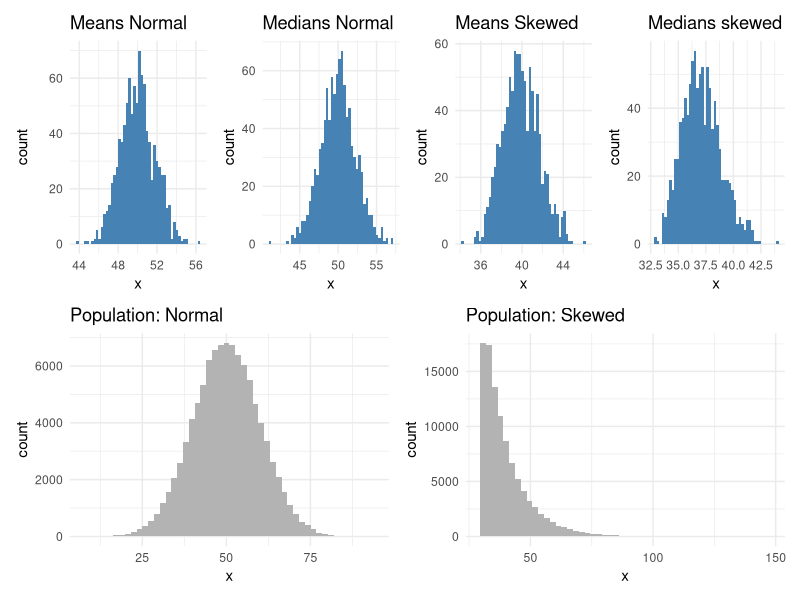

R code for this plot:
## ---- chunk 1
knitr::opts_chunk$set(echo = TRUE, warning = FALSE, message = FALSE)
## ---- chunk 2
library(ggplot2)
library(patchwork)

set.seed(123)
n_samples <- 1000
sample_size <- 30
## ---- chunk 3
pop_normal <- rnorm(100000, mean = 50, sd = 10)
## ---- chunk 4
means_normal <- replicate(n_samples, {
  #Sample from pop_normal, calculate mean
  mean(sample(pop_normal, sample_size))
})

medians_normal <- replicate(n_samples, {
  median(sample(pop_normal, sample_size))
  
})
## ---- chunk 5
#You can play around with other distributions
pop_skewed <- rexp(100000, rate = 0.1) + 30
## ---- chunk 6
means_skewed <- replicate(n_samples, {
  mean(sample(pop_skewed, sample_size))
  
})

medians_skewed <- replicate(n_samples, {
  median(sample(pop_skewed, sample_size))
  
})
## ---- chunk 7
p1 <- ggplot(data.frame(x = pop_normal), aes(x)) +
  geom_histogram(bins = 50, fill = "gray70") +
  labs(title = "Population: Normal") +
  theme_minimal()

p2 <- ggplot(data.frame(x = pop_skewed), aes(x)) +
  geom_histogram(bins = 50, fill = "gray70") +
  labs(title = "Population: Skewed") +
  theme_minimal()
## ---- chunk 8
p3 <- ggplot(data.frame(x = means_normal), aes(x)) +
  geom_histogram(bins = 50, fill = "steelblue") +
  labs(title = "Means Normal") +
  theme_minimal()

p4 <- ggplot(data.frame(x = medians_normal), aes(x)) +
  geom_histogram(bins = 50, fill = "steelblue") +
  labs(title = "Medians Normal") +
  theme_minimal()

p5 <- ggplot(data.frame(x = means_skewed), aes(x)) +
  geom_histogram(bins = 50, fill = "steelblue") +
  labs(title = "Means Skewed") +
  theme_minimal()

p6 <- ggplot(data.frame(x = medians_skewed), aes(x)) +
  geom_histogram(bins = 50, fill = "steelblue") +
  labs(title = "Medians skewed") +
  theme_minimal()

# TODO_4: Add more plots for medians_normal, means_skewed, medians_skewed
## ---- chunk 9

(p3 | p4 | p5 | p6 )/(p1 | p2)
# TODO_5: Use patchwork to arrange all 6 plots to facilitate comparison
# (p1 | p3 | ...) / (p2 | ... | ...)
## ---- chunk 10
# Here are the standard deviations for the sampling distribution
sd(means_normal)
sd(medians_normal)
sd(means_skewed)
sd(medians_skewed)

##We can see from the output that the SD of the means for both distributions are very similar, but the medians are a little different. This makes sense, because the CLT implies we'll get a Gaussian distribution when we get our sampling distribution, which should have similar SDs regardless of skew, however, this does not mean we'll have standardized medians. 
## ---- chunk 11

s_dev <- sd(pop_normal)
n <- 30
standard_error <- s_dev / sqrt(n)
print(standard_error)


#The resylts are similar between the theoretical standard error for the means and the SD for the means of the sampling distribution. 

